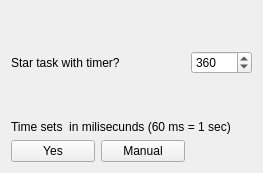
<?xml version="1.0" encoding="UTF-8"?>
<ui version="4.0">
 <class>timer_form</class>
 <widget class="QWidget" name="timer_form">
  <property name="geometry">
   <rect>
    <x>0</x>
    <y>0</y>
    <width>263</width>
    <height>173</height>
   </rect>
  </property>
  <property name="windowTitle">
   <string>Start task</string>
  </property>
  <layout class="QGridLayout" name="gridLayout">
   <item row="0" column="0">
    <widget class="QLabel" name="label">
     <property name="sizePolicy">
      <sizepolicy hsizetype="MinimumExpanding" vsizetype="MinimumExpanding">
       <horstretch>0</horstretch>
       <verstretch>0</verstretch>
      </sizepolicy>
     </property>
     <property name="text">
      <string>Star task with timer?</string>
     </property>
    </widget>
   </item>
   <item row="0" column="1">
    <widget class="QSpinBox" name="sbTimer">
     <property name="minimum">
      <number>60</number>
     </property>
     <property name="maximum">
      <number>21600</number>
     </property>
     <property name="value">
      <number>360</number>
     </property>
    </widget>
   </item>
   <item row="1" column="0" colspan="2">
    <widget class="QLabel" name="label_2">
     <property name="text">
      <string>Time sets  in milisecunds (60 ms = 1 sec)</string>
     </property>
    </widget>
   </item>
   <item row="2" column="0">
    <layout class="QHBoxLayout" name="horizontalLayout">
     <item>
      <widget class="QPushButton" name="pbYes">
       <property name="text">
        <string>Yes</string>
       </property>
      </widget>
     </item>
     <item>
      <widget class="QPushButton" name="pbMan">
       <property name="text">
        <string>Manual</string>
       </property>
      </widget>
     </item>
    </layout>
   </item>
  </layout>
 </widget>
 <resources/>
 <connections/>
</ui>
